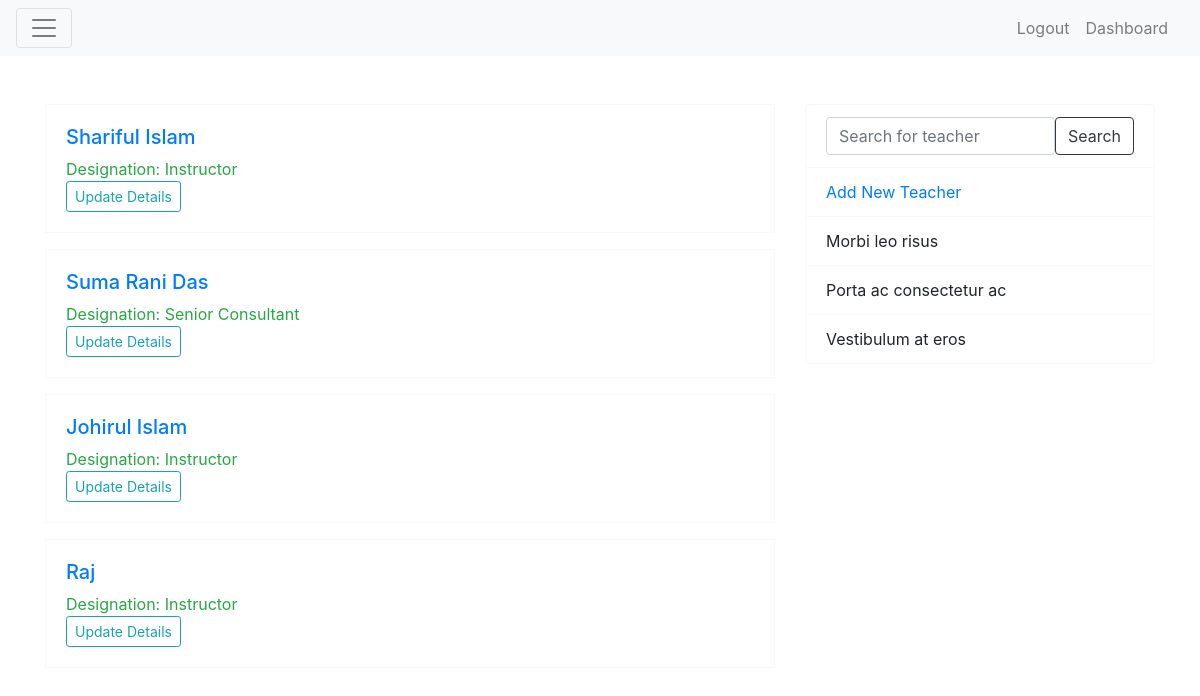
Page /teachers/ (signed in) on the committed database.
### teachers/models.py (models this page shows, shortened)
class Teacher(models.Model):
    name = models.CharField(max_length=150)
    date_of_birth = models.DateField(blank=True, null=True)
    designation = models.ForeignKey(Designation, on_delete=models.CASCADE)
    expertise = models.ManyToManyField(to=Topic, blank=True, related_name='expert_in')
    mobile = models.CharField(max_length=11, blank=True, null=True)
    email = models.CharField(max_length=255, blank=True, null=True)
    joining_date = models.DateField(auto_now=True)

class Designation(models.Model):
    title = models.CharField(max_length=255)
    created = models.DateField(auto_now_add=True)
    def __str__(self):
        return str(self.title)

### teachers/views.py (the view)
# urls.py: path('', views.teachers_view, name='all_teacher'),
@login_required
def teachers_view(request):
    teachers = Teacher.objects.all()
    context = {'teachers': teachers}
    return render(request, 'teachers/teacher_list.html', context)

### templates/teachers/teacher_list.html
{% extends 'layout.html' %}
{% block content %}
<section id="all-teachers">
  <div id="all-teachers--inner">
    <div class="container">
      <div class="row mt-5">
        <div class="col-8">
          <div class="teacher-box-container">
            {% for teacher in teachers %}
            <a href="{% url 'teachers:teacher_details' pk=teacher.pk %}" class="d-block teacher-box-link">
              <div class="teacher-box">
                <h5>{{ teacher.name }}</h5>
                <span class="mr-3 text-success">Designation: {{ teacher.designation }}</span>
                <a href="{% url 'teachers:update_teacher' pk=teacher.pk %}" class="btn btn-sm btn-outline-info">
                  Update Details
                </a>
              </div>
            </a>
            {% endfor %}
          </div>
        </div>
        <div class="col-4">
          <div class="side-panel">
            <ul class="list-group">
              <li class="list-group-item d-flex">
                <input class="form-control" type="search" name="search" id="teacher-search" placeholder="Search for teacher">
                <input type="submit" value="Search" class="btn btn-outline-dark">
              </li>
              <li class="list-group-item">
                <a href="{% url 'teachers:add_teacher' %}">Add New Teacher</a>
              </li>
              <li class="list-group-item">Morbi leo risus</li>
              <li class="list-group-item">Porta ac consectetur ac</li>
              <li class="list-group-item">Vestibulum at eros</li>
            </ul>
          </div>
        </div>
      </div>
    </div>
  </div>
</section>
{% endblock %}

### static/css/main.css (style rules this page uses)
a { text-decoration: none !important; }
.student-box, .teacher-box { border: 1px solid ghostwhite; padding: 20px; margin-bottom: 1rem !important; }
.list-group-item { border: 1px solid ghostwhite; }

### rows in the picture
Teacher: name "Shariful Islam", designation "Instructor"
Teacher: name "Suma Rani Das", designation "Senior Consultant"
Teacher: name "Johirul Islam", designation "Instructor"
Teacher: name "Raj", designation "Instructor"
